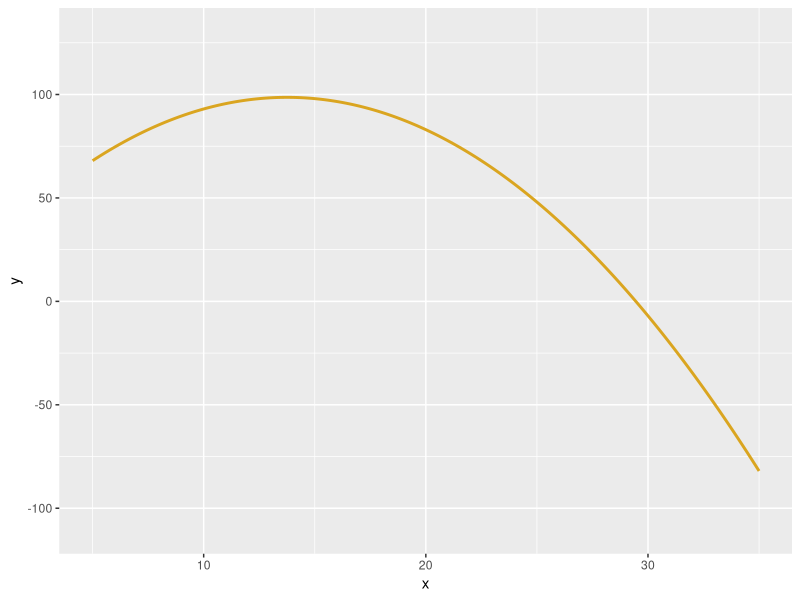
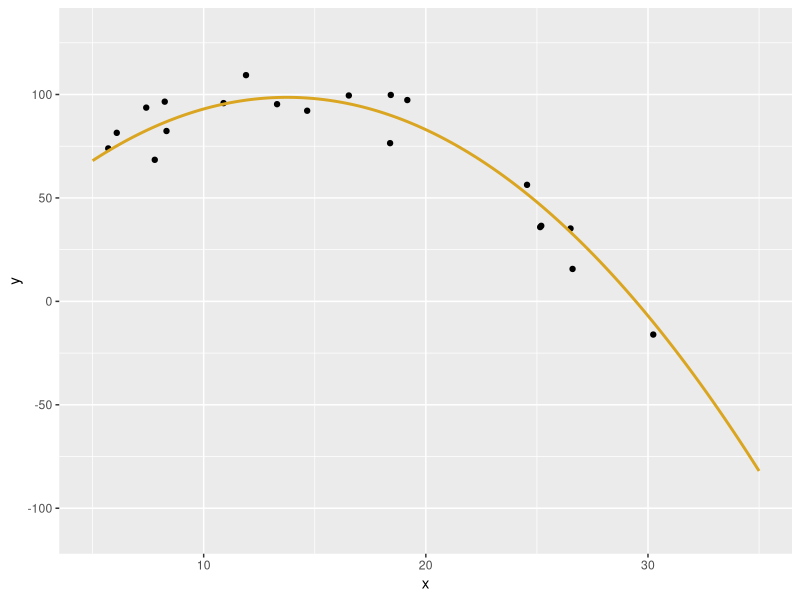
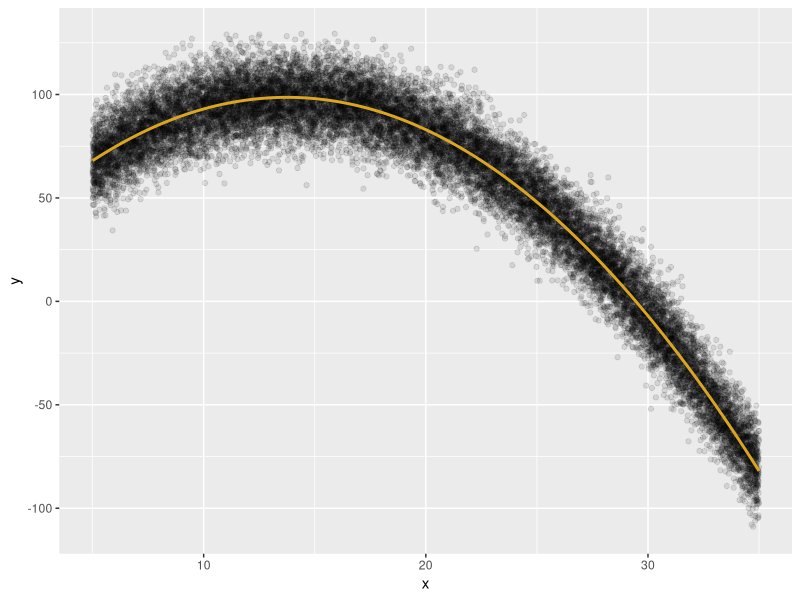
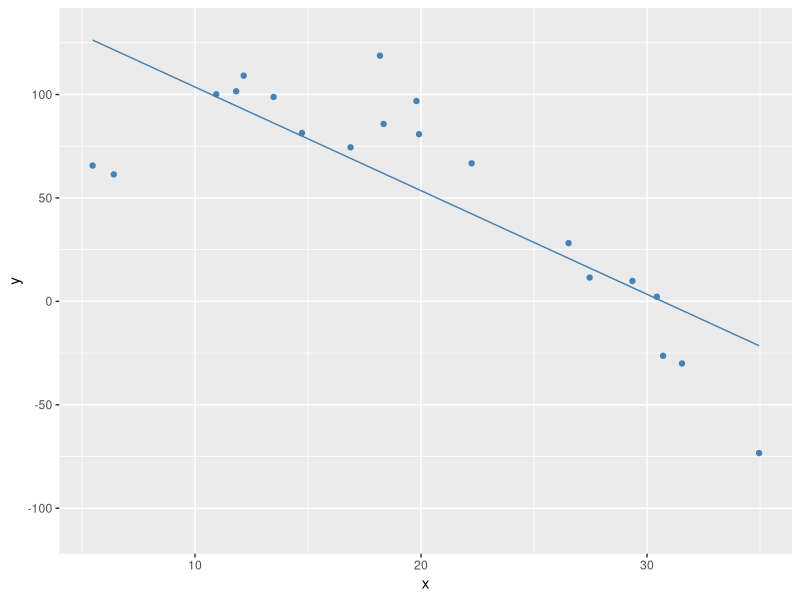

Write the R code that produced these figures, in order. (Note: this script raises an error after producing the figures.)
## ---- chunk 1
runif(3)
## ---- chunk 2
rnorm(3)
## ---- chunk 3
rnorm(3, mean = 4, sd = .5)
## ---- chunk 4
rnorm(3)
rnorm(3)
set.seed(485)
rnorm(3)
set.seed(485)
rnorm(3)
## ---- chunk 5
x <- seq(5, 35, .1)
f <- function(x) {
  23 + 11 * x - .4 * x^2
}
y <- f(x) + rnorm(length(x), mean = 0, sd = 11)
y <- rnorm(length(x), mean = f(x), sd = 11)
## ---- chunk 6
df <- data.frame(x = x, f = f(x))
library(ggplot2)
p1 <- ggplot(df, aes(x = x, y = f)) + 
  ylim(c(-110, 130)) +
  ylab("y")
p1 + geom_line(col = I("goldenrod"), lwd = 1)
  
## ---- chunk 7
x <- runif(20, 5, 35)
df_pt <- data.frame(x = x, y = rnorm(length(x), mean = f(x), sd = 11))
p1 + geom_point(data = df_pt, aes(x = x, y = y)) +
  geom_line(col = I("goldenrod"), lwd = 1)
## ---- chunk 8
x <- runif(20000, 5, 35)
df_pt <- data.frame(x = x, y = rnorm(length(x), mean = f(x), sd = 11))
p1 + geom_point(data = df_pt, aes(x = x, y = y), alpha = .1) +
  geom_line(col = I("goldenrod"), lwd = 1)
## ---- chunk 9
set.seed(34)
x <- runif(20, 5, 35)
df_pt <- data.frame(x = x, y = rnorm(length(x), mean = f(x), sd = 11))
fhat <- lm(y ~ x, data = df_pt)
df_fhat <- data.frame(x = x, f = fhat$fit)
(p2 <- p1 + geom_point(data = df_pt, aes(x = x, y = y), col = I("steelblue")) +
  geom_line(data = df_fhat, aes(x = x, y = f), col = I("steelblue")))
## ---- chunk 10
set.seed(28)
x <- runif(20, 5, 35)
df_pt <- data.frame(x = x, rnorm(length(x), mean = f(x), sd = 11))
fhat <- lm(y ~ x, data = df_pt)
df_fhat <- data.frame(x = x, f = fhat$fit)
p2 + geom_point(data = df_pt, aes(x = x, y = y), col = I("tomato")) +
  geom_line(data = df_fhat, aes(x = x, y = f), col = I("tomato"))
## ---- chunk 11
df_fhat <- cbind(df_fhat, group = rep(0, nrow(df_fhat)))
for(i in 1:1000) {
  x <- runif(20, 5, 35)
  df_pt <- data.frame(x = x, y = rnorm(length(x), mean = f(x), sd = 11))
  fhat <- lm(y ~ x, data = df_pt)$fit
  df_fhat_new <- data.frame(x = x, f = fhat, group = rep(i, length(x)))
  df_fhat <- rbind(df_fhat, df_fhat_new)
}
p1 + geom_line(data = df_fhat, aes(x = x, y = f, group = group),
               col = I("steelblue"), alpha = .05)
## ---- chunk 12
p1 + geom_line(data = df_fhat, aes(x = x, y = f, group = group),
               col = I("steelblue"), alpha = .05) +
  geom_line(col = I("goldenrod"), lwd = 1)
